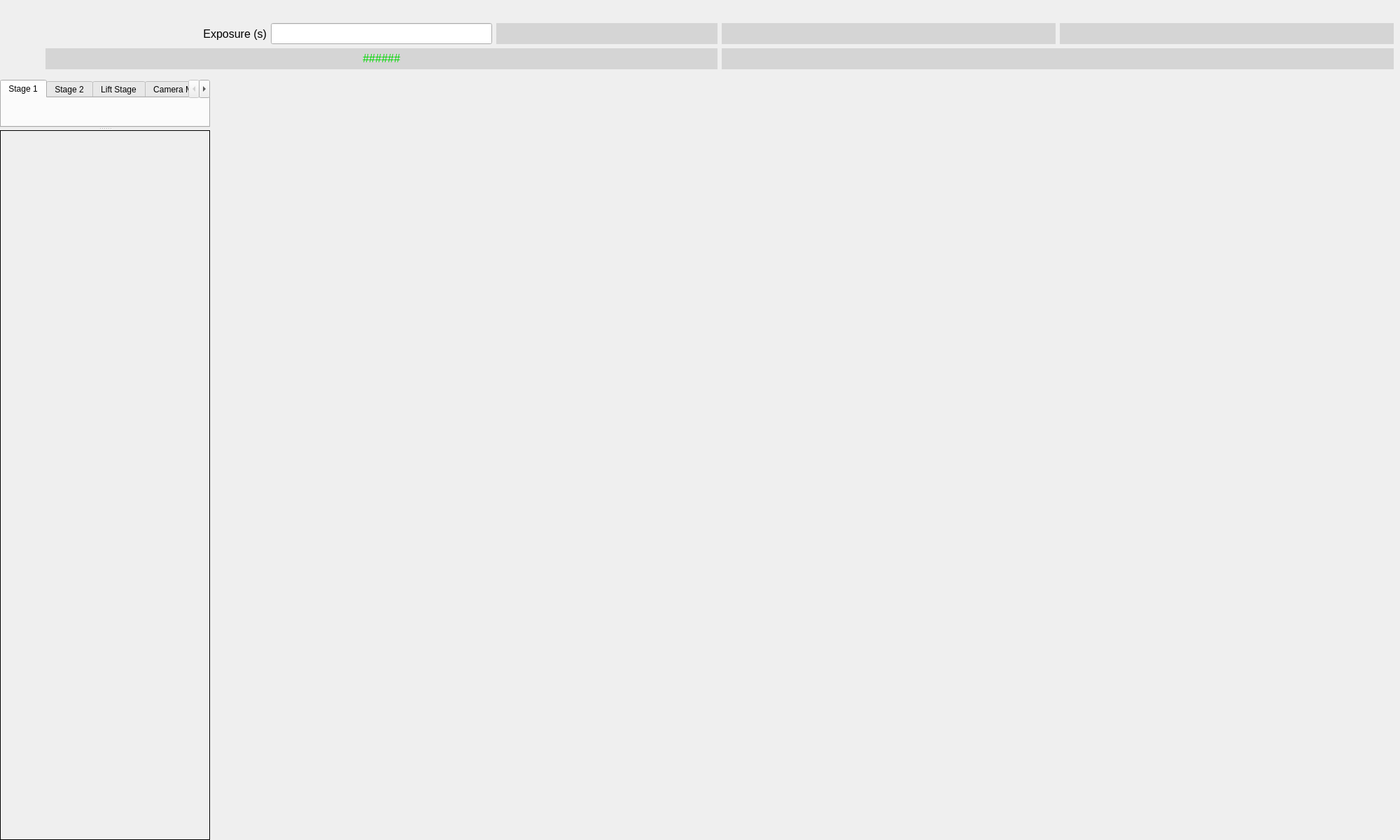
<?xml version='1.0' encoding='UTF-8'?>
<ui version="4.0">
 <class>Form</class>
 <widget class="QWidget" name="Form">
  <property name="geometry">
   <rect>
    <x>0</x>
    <y>0</y>
    <width>2000</width>
    <height>1200</height>
   </rect>
  </property>
  <property name="windowTitle">
   <string>Form</string>
  </property>
  <property name="styleSheet">
   <string notr="true" />
  </property>
  <layout class="QVBoxLayout" name="componentLayout">
   <property name="leftMargin">
    <number>0</number>
   </property>
   <property name="topMargin">
    <number>0</number>
   </property>
   <property name="rightMargin">
    <number>0</number>
   </property>
   <property name="bottomMargin">
    <number>0</number>
   </property>
   <item>
    <widget class="QWidget" name="experimentViewer">
     <property name="sizePolicy">
      <sizepolicy hsizetype="Expanding" vsizetype="Preferred">
       <horstretch>0</horstretch>
       <verstretch>0</verstretch>
      </sizepolicy>
     </property>
     <layout class="QHBoxLayout" name="horizontalLayout_6">
      <item>
       <widget class="PyDMImageView" name="cameraImage">
        <property name="sizePolicy">
         <sizepolicy hsizetype="MinimumExpanding" vsizetype="Preferred">
          <horstretch>0</horstretch>
          <verstretch>0</verstretch>
         </sizepolicy>
        </property>
        <property name="font">
         <font>
          <pointsize>12</pointsize>
         </font>
        </property>
        <property name="contextMenuPolicy">
         <enum>Qt::DefaultContextMenu</enum>
        </property>
        <property name="toolTip">
         <string />
        </property>
        <property name="autoFillBackground">
         <bool>false</bool>
        </property>
        <property name="styleSheet">
         <string notr="true" />
        </property>
        <property name="colorMapMax" stdset="0">
         <double>1024.000000000000000</double>
        </property>
        <property name="colorMap" stdset="0">
         <enum>PyDMImageView::Monochrome</enum>
        </property>
        <property name="autoDownsample" stdset="0">
         <bool>false</bool>
        </property>
        <property name="imageWidth" stdset="0">
         <number>0</number>
        </property>
        <property name="normalizeData" stdset="0">
         <bool>false</bool>
        </property>
        <property name="readingOrder" stdset="0">
         <enum>PyDMImageView::Clike</enum>
        </property>
        <property name="imageChannel" stdset="0">
         <string>ca://${P}image1:ArrayData</string>
        </property>
        <property name="widthChannel" stdset="0">
         <string>ca://${P}image1:ArraySize0_RBV</string>
        </property>
       </widget>
      </item>
     </layout>
    </widget>
   </item>
   <item>
    <widget class="QWidget" name="acquisitionStrip">
     <layout class="QHBoxLayout" name="horizontalLayout_7">
      <property name="spacing">
       <number>6</number>
      </property>
      <item>
       <widget class="PyDMByteIndicator" name="PyDMByteIndicator_2">
        <property name="enabled">
         <bool>true</bool>
        </property>
        <property name="sizePolicy">
         <sizepolicy hsizetype="Fixed" vsizetype="Fixed">
          <horstretch>0</horstretch>
          <verstretch>0</verstretch>
         </sizepolicy>
        </property>
        <property name="minimumSize">
         <size>
          <width>50</width>
          <height>50</height>
         </size>
        </property>
        <property name="maximumSize">
         <size>
          <width>50</width>
          <height>50</height>
         </size>
        </property>
        <property name="baseSize">
         <size>
          <width>0</width>
          <height>0</height>
         </size>
        </property>
        <property name="font">
         <font>
          <pointsize>12</pointsize>
         </font>
        </property>
        <property name="toolTip">
         <string />
        </property>
        <property name="channel" stdset="0">
         <string>ca://${P}${R}Acquire</string>
        </property>
        <property name="onColor" stdset="0">
         <color>
          <red>255</red>
          <green>0</green>
          <blue>0</blue>
         </color>
        </property>
        <property name="showLabels" stdset="0">
         <bool>false</bool>
        </property>
        <property name="circles" stdset="0">
         <bool>false</bool>
        </property>
       </widget>
      </item>
      <item>
       <layout class="QVBoxLayout" name="verticalLayout_9">
        <item>
         <layout class="QHBoxLayout" name="horizontalLayout">
          <item>
           <widget class="QLabel" name="label_2">
            <property name="minimumSize">
             <size>
              <width>0</width>
              <height>30</height>
             </size>
            </property>
            <property name="maximumSize">
             <size>
              <width>16777215</width>
              <height>30</height>
             </size>
            </property>
            <property name="font">
             <font>
              <pointsize>12</pointsize>
             </font>
            </property>
            <property name="text">
             <string>Exposure (s)</string>
            </property>
            <property name="alignment">
             <set>Qt::AlignRight|Qt::AlignTrailing|Qt::AlignVCenter</set>
            </property>
           </widget>
          </item>
          <item>
           <widget class="PyDMLineEdit" name="PyDMLineEdit_2">
            <property name="sizePolicy">
             <sizepolicy hsizetype="Minimum" vsizetype="Fixed">
              <horstretch>0</horstretch>
              <verstretch>0</verstretch>
             </sizepolicy>
            </property>
            <property name="minimumSize">
             <size>
              <width>0</width>
              <height>30</height>
             </size>
            </property>
            <property name="maximumSize">
             <size>
              <width>16777215</width>
              <height>30</height>
             </size>
            </property>
            <property name="font">
             <font>
              <pointsize>12</pointsize>
             </font>
            </property>
            <property name="toolTip">
             <string />
            </property>
            <property name="styleSheet">
             <string notr="true">PyDMLineEdit {
  color: rgb(0, 0, 0);
  background-color: rgb(115, 223, 255);
  border: 1px solid black;
  margin: 0px;
  padding: 0px;
  spacing: 0px;
  }</string>
            </property>
            <property name="showUnits" stdset="0">
             <bool>true</bool>
            </property>
            <property name="channel" stdset="0">
             <string>ca://${P}${R}AcquireTime</string>
            </property>
           </widget>
          </item>
          <item>
           <widget class="PyDMLabel" name="PyDMLabel_6">
            <property name="minimumSize">
             <size>
              <width>0</width>
              <height>30</height>
             </size>
            </property>
            <property name="maximumSize">
             <size>
              <width>16777215</width>
              <height>30</height>
             </size>
            </property>
            <property name="font">
             <font>
              <pointsize>12</pointsize>
             </font>
            </property>
            <property name="toolTip">
             <string>${P}${R}TimeRemaining_RBV</string>
            </property>
            <property name="styleSheet">
             <string notr="true">color: rgb(0, 0, 255);
background-color: rgb(213, 213, 213)</string>
            </property>
            <property name="showUnits" stdset="0">
             <bool>true</bool>
            </property>
            <property name="channel" stdset="0">
             <string>ca://${P}${R}TimeRemaining_RBV</string>
            </property>
            <property name="displayFormat" stdset="0">
             <enum>PyDMLabel::Decimal</enum>
            </property>
           </widget>
          </item>
         </layout>
        </item>
        <item>
         <widget class="PyDMLabel" name="PyDMLabel_7">
          <property name="minimumSize">
           <size>
            <width>0</width>
            <height>30</height>
           </size>
          </property>
          <property name="maximumSize">
           <size>
            <width>16777215</width>
            <height>30</height>
           </size>
          </property>
          <property name="font">
           <font>
            <pointsize>12</pointsize>
           </font>
          </property>
          <property name="toolTip">
           <string />
          </property>
          <property name="styleSheet">
           <string notr="true">color: rgb(0, 216, 0);
background-color: rgb(213, 213, 213);</string>
          </property>
          <property name="text">
           <string>&lt;html&gt;&lt;head/&gt;&lt;body&gt;&lt;p align="center"&gt;######&lt;/p&gt;&lt;/body&gt;&lt;/html&gt;</string>
          </property>
          <property name="alignment">
           <set>Qt::AlignCenter</set>
          </property>
          <property name="channel" stdset="0">
           <string>ca://${P}${R}DetectorState_RBV</string>
          </property>
          <property name="enableRichText" stdset="0">
           <bool>true</bool>
          </property>
          <property name="displayFormat" stdset="0">
           <enum>PyDMLabel::String</enum>
          </property>
         </widget>
        </item>
       </layout>
      </item>
      <item>
       <layout class="QVBoxLayout" name="verticalLayout_10">
        <item>
         <layout class="QHBoxLayout" name="horizontalLayout_8">
          <item>
           <widget class="PyDMLabel" name="PyDMLabel_8">
            <property name="minimumSize">
             <size>
              <width>0</width>
              <height>30</height>
             </size>
            </property>
            <property name="maximumSize">
             <size>
              <width>16777215</width>
              <height>30</height>
             </size>
            </property>
            <property name="font">
             <font>
              <pointsize>12</pointsize>
             </font>
            </property>
            <property name="toolTip">
             <string />
            </property>
            <property name="styleSheet">
             <string notr="true">color: rgb(0, 0, 255);
background-color: rgb(213, 213, 213)</string>
            </property>
            <property name="showUnits" stdset="0">
             <bool>true</bool>
            </property>
            <property name="channel" stdset="0">
             <string>ca://${P}${R}ArrayRate_RBV</string>
            </property>
            <property name="displayFormat" stdset="0">
             <enum>PyDMLabel::Decimal</enum>
            </property>
           </widget>
          </item>
          <item>
           <widget class="PyDMLabel" name="PyDMLabel_9">
            <property name="minimumSize">
             <size>
              <width>0</width>
              <height>30</height>
             </size>
            </property>
            <property name="maximumSize">
             <size>
              <width>16777215</width>
              <height>30</height>
             </size>
            </property>
            <property name="font">
             <font>
              <pointsize>12</pointsize>
             </font>
            </property>
            <property name="toolTip">
             <string />
            </property>
            <property name="styleSheet">
             <string notr="true">color: rgb(0, 0, 255);
background-color: rgb(213, 213, 213)</string>
            </property>
            <property name="channel" stdset="0">
             <string>ca://${P}${R}ArrayCounter_RBV</string>
            </property>
           </widget>
          </item>
         </layout>
        </item>
        <item>
         <widget class="PyDMLabel" name="PyDMLabel_10">
          <property name="sizePolicy">
           <sizepolicy hsizetype="Minimum" vsizetype="Preferred">
            <horstretch>0</horstretch>
            <verstretch>0</verstretch>
           </sizepolicy>
          </property>
          <property name="minimumSize">
           <size>
            <width>200</width>
            <height>30</height>
           </size>
          </property>
          <property name="maximumSize">
           <size>
            <width>16777215</width>
            <height>30</height>
           </size>
          </property>
          <property name="font">
           <font>
            <pointsize>12</pointsize>
           </font>
          </property>
          <property name="toolTip">
           <string />
          </property>
          <property name="styleSheet">
           <string notr="true">color: rgb(0, 0, 255);
background-color: rgb(213, 213, 213)</string>
          </property>
          <property name="alignment">
           <set>Qt::AlignCenter</set>
          </property>
          <property name="channel" stdset="0">
           <string>ca://${P}${R}StatusMessage_RBV</string>
          </property>
          <property name="enableRichText" stdset="0">
           <bool>true</bool>
          </property>
          <property name="displayFormat" stdset="0">
           <enum>PyDMLabel::String</enum>
          </property>
         </widget>
        </item>
       </layout>
      </item>
     </layout>
    </widget>
   </item>
   <item>
    <widget class="QSplitter" name="epicsControls">
     <property name="sizePolicy">
      <sizepolicy hsizetype="Preferred" vsizetype="Expanding">
       <horstretch>0</horstretch>
       <verstretch>0</verstretch>
      </sizepolicy>
     </property>
     <property name="minimumSize">
      <size>
       <width>300</width>
       <height>0</height>
      </size>
     </property>
     <property name="maximumSize">
      <size>
       <width>300</width>
       <height>16777215</height>
      </size>
     </property>
     <property name="orientation">
      <enum>Qt::Vertical</enum>
     </property>
     <widget class="PyDMTabWidget" name="PyDMTabWidget_2">
      <property name="sizePolicy">
       <sizepolicy hsizetype="Preferred" vsizetype="Expanding">
        <horstretch>0</horstretch>
        <verstretch>0</verstretch>
       </sizepolicy>
      </property>
      <property name="minimumSize">
       <size>
        <width>300</width>
        <height>0</height>
       </size>
      </property>
      <property name="maximumSize">
       <size>
        <width>300</width>
        <height>16777215</height>
       </size>
      </property>
      <property name="toolTip">
       <string />
      </property>
      <property name="whatsThis">
       <string />
      </property>
      <property name="currentIndex">
       <number>0</number>
      </property>
      <property name="alarmChannels">
       <stringlist>
        <string />
        <string />
        <string />
        <string />
       </stringlist>
      </property>
      <widget class="QWidget" name="Stage_1_tab">
       <attribute name="title">
        <string>Stage 1</string>
       </attribute>
       <layout class="QVBoxLayout" name="verticalLayout_7">
        <item>
         <widget class="PyDMEmbeddedDisplay" name="PyDMEmbeddedDisplay_8">
          <property name="toolTip">
           <string />
          </property>
          <property name="frameShape">
           <enum>QFrame::Box</enum>
          </property>
          <property name="frameShadow">
           <enum>QFrame::Plain</enum>
          </property>
          <property name="lineWidth">
           <number>1</number>
          </property>
          <property name="macros" stdset="0">
           <string>M=m3</string>
          </property>
          <property name="filename" stdset="0">
           <string>../../../control_ui/panels/motors_square.ui</string>
          </property>
         </widget>
        </item>
        <item>
         <spacer name="verticalSpacer">
          <property name="orientation">
           <enum>Qt::Vertical</enum>
          </property>
          <property name="sizeHint" stdset="0">
           <size>
            <width>20</width>
            <height>20</height>
           </size>
          </property>
         </spacer>
        </item>
       </layout>
      </widget>
      <widget class="QWidget" name="Stage_2_tab">
       <attribute name="title">
        <string>Stage 2</string>
       </attribute>
       <layout class="QVBoxLayout" name="verticalLayout_4">
        <item>
         <widget class="PyDMEmbeddedDisplay" name="PyDMEmbeddedDisplay">
          <property name="toolTip">
           <string />
          </property>
          <property name="frameShape">
           <enum>QFrame::Box</enum>
          </property>
          <property name="lineWidth">
           <number>1</number>
          </property>
          <property name="midLineWidth">
           <number>0</number>
          </property>
          <property name="macros" stdset="0">
           <string>M=m13</string>
          </property>
          <property name="filename" stdset="0">
           <string>../../../control_ui/panels/motors_square.ui</string>
          </property>
         </widget>
        </item>
        <item>
         <widget class="PyDMEmbeddedDisplay" name="PyDMEmbeddedDisplay_2">
          <property name="toolTip">
           <string />
          </property>
          <property name="frameShape">
           <enum>QFrame::Box</enum>
          </property>
          <property name="lineWidth">
           <number>1</number>
          </property>
          <property name="midLineWidth">
           <number>0</number>
          </property>
          <property name="macros" stdset="0">
           <string>M=m14</string>
          </property>
          <property name="filename" stdset="0">
           <string>../../../control_ui/panels/motors_square.ui</string>
          </property>
         </widget>
        </item>
       </layout>
      </widget>
      <widget class="QWidget" name="Lift_Stage_tab">
       <attribute name="title">
        <string>Lift Stage</string>
       </attribute>
       <layout class="QVBoxLayout" name="verticalLayout_11">
        <item>
         <widget class="PyDMEmbeddedDisplay" name="PyDMEmbeddedDisplay_9">
          <property name="toolTip">
           <string />
          </property>
          <property name="frameShape">
           <enum>QFrame::Box</enum>
          </property>
          <property name="lineWidth">
           <number>1</number>
          </property>
          <property name="midLineWidth">
           <number>0</number>
          </property>
          <property name="macros" stdset="0">
           <string>M=m9</string>
          </property>
          <property name="filename" stdset="0">
           <string>../../../control_ui/panels/motors_square.ui</string>
          </property>
         </widget>
        </item>
        <item>
         <spacer name="verticalSpacer_4">
          <property name="orientation">
           <enum>Qt::Vertical</enum>
          </property>
          <property name="sizeHint" stdset="0">
           <size>
            <width>20</width>
            <height>20</height>
           </size>
          </property>
         </spacer>
        </item>
       </layout>
      </widget>
      <widget class="QWidget" name="Camera_tab">
       <attribute name="title">
        <string>Camera Motors</string>
       </attribute>
       <layout class="QVBoxLayout" name="verticalLayout_3">
        <item>
         <widget class="PyDMEmbeddedDisplay" name="PyDMEmbeddedDisplay_3">
          <property name="toolTip">
           <string />
          </property>
          <property name="frameShape">
           <enum>QFrame::Box</enum>
          </property>
          <property name="lineWidth">
           <number>1</number>
          </property>
          <property name="midLineWidth">
           <number>0</number>
          </property>
          <property name="macros" stdset="0">
           <string>M=m1</string>
          </property>
          <property name="filename" stdset="0">
           <string>../../../control_ui/panels/motors_square.ui</string>
          </property>
         </widget>
        </item>
        <item>
         <widget class="PyDMEmbeddedDisplay" name="PyDMEmbeddedDisplay_4">
          <property name="toolTip">
           <string />
          </property>
          <property name="frameShape">
           <enum>QFrame::Box</enum>
          </property>
          <property name="lineWidth">
           <number>1</number>
          </property>
          <property name="macros" stdset="0">
           <string>M=m12</string>
          </property>
          <property name="filename" stdset="0">
           <string>../../../control_ui/panels/motors_square.ui</string>
          </property>
         </widget>
        </item>
       </layout>
      </widget>
     </widget>
     <widget class="PyDMEmbeddedDisplay" name="PyDMEmbeddedDisplay_5">
      <property name="sizePolicy">
       <sizepolicy hsizetype="Preferred" vsizetype="Expanding">
        <horstretch>0</horstretch>
        <verstretch>1</verstretch>
       </sizepolicy>
      </property>
      <property name="minimumSize">
       <size>
        <width>300</width>
        <height>0</height>
       </size>
      </property>
      <property name="maximumSize">
       <size>
        <width>300</width>
        <height>16777215</height>
       </size>
      </property>
      <property name="toolTip">
       <string />
      </property>
      <property name="frameShape">
       <enum>QFrame::Box</enum>
      </property>
      <property name="lineWidth">
       <number>1</number>
      </property>
      <property name="macros" stdset="0">
       <string>R=cam1:</string>
      </property>
      <property name="filename" stdset="0">
       <string>../../site/mitr/tomo_cam_controls.ui</string>
      </property>
     </widget>
    </widget>
   </item>
  </layout>
 </widget>
 <customwidgets>
  <customwidget>
   <class>PyDMTabWidget</class>
   <extends>QTabWidget</extends>
   <header>pydm.widgets.tab_bar</header>
  </customwidget>
  <customwidget>
   <class>PyDMLabel</class>
   <extends>QLabel</extends>
   <header>pydm.widgets.label</header>
  </customwidget>
  <customwidget>
   <class>PyDMByteIndicator</class>
   <extends>QWidget</extends>
   <header>pydm.widgets.byte</header>
  </customwidget>
  <customwidget>
   <class>PyDMEmbeddedDisplay</class>
   <extends>QFrame</extends>
   <header>pydm.widgets.embedded_display</header>
  </customwidget>
  <customwidget>
   <class>PyDMFrame</class>
   <extends>QFrame</extends>
   <header>pydm.widgets.frame</header>
   <container>1</container>
  </customwidget>
  <customwidget>
   <class>PyDMImageView</class>
   <extends>QWidget</extends>
   <header>pydm.widgets.image</header>
  </customwidget>
  <customwidget>
   <class>PyDMLineEdit</class>
   <extends>QLineEdit</extends>
   <header>pydm.widgets.line_edit</header>
  </customwidget>
 </customwidgets>
 <resources />
 <connections />
</ui>
